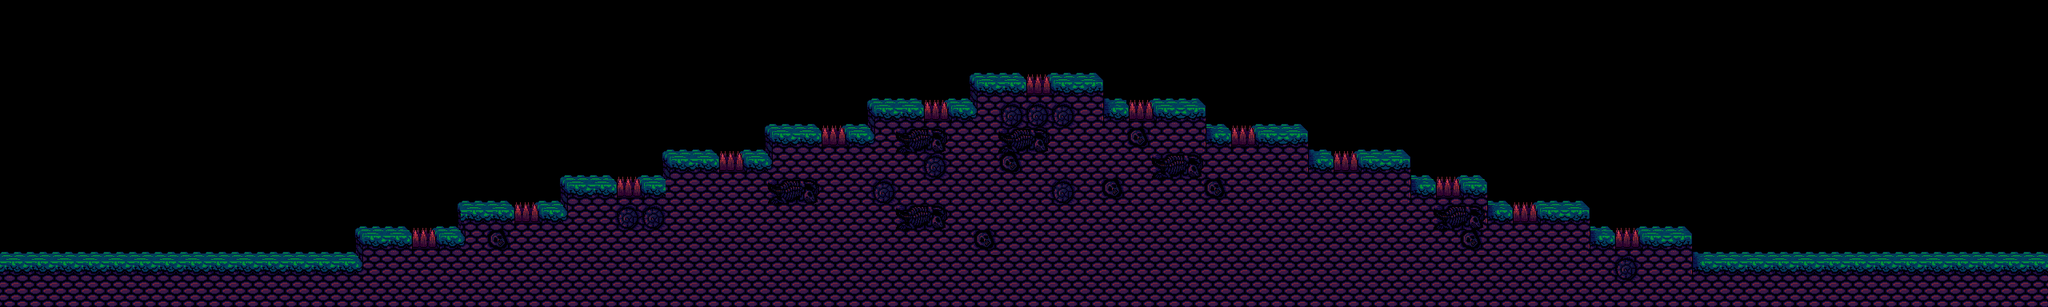

The image is a tile-based game level rendered from a .tmx file. Its description and source (layers, tilesets, objects; grid data summarised) follow:
An orthogonal 80x12 tile map with 32x32 px tiles, 4 tile layers (ground, spikes, back, front).

<map version="1.9" tiledversion="1.9.2" orientation="orthogonal" renderorder="right-down" width="80" height="12" tilewidth="32" tileheight="32" infinite="0" nextlayerid="5" nextobjectid="1">
 <editorsettings>
  <export target="map3s.json" format="json" />
 </editorsettings>
 <tileset firstgid="1" name="wild" tilewidth="32" tileheight="32" tilecount="72" columns="12">
  <image source="tiles.png" width="384" height="192" />
 </tileset>
 <layer id="1" name="ground" width="80" height="12">
  <data>[960 cells, 347 non-empty, 11 distinct tile ids]</data>
 </layer>
 <layer id="4" name="spikes" width="80" height="12">
  <data>[960 cells, 13 non-empty, 1 distinct tile ids]</data>
 </layer>
 <layer id="2" name="back" width="80" height="12">
  <data>[960 cells, 87 non-empty, 7 distinct tile ids]</data>
 </layer>
 <layer id="3" name="front" width="80" height="12">
  <data>[960 cells, 27 non-empty, 2 distinct tile ids]</data>
 </layer>
</map>